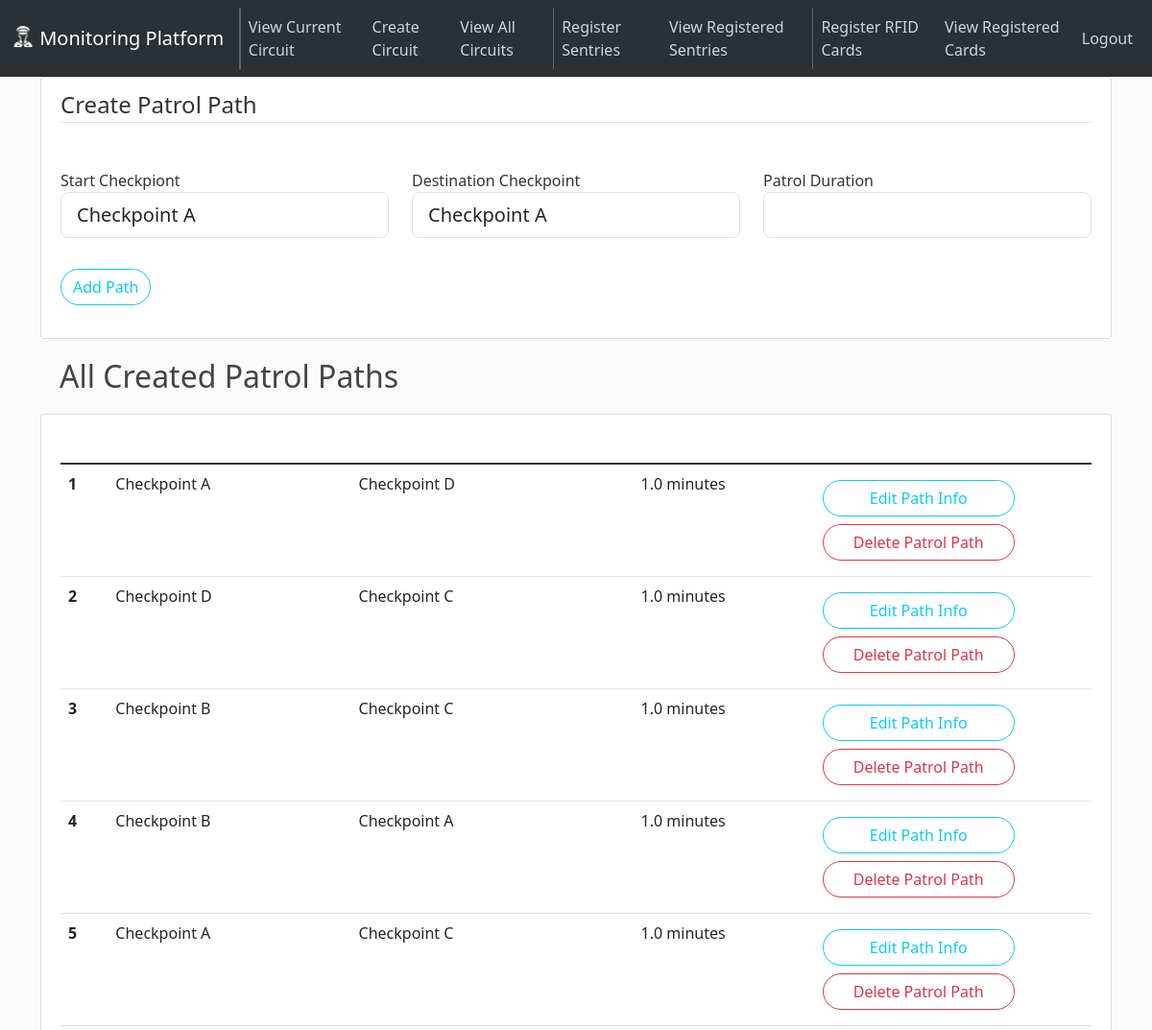
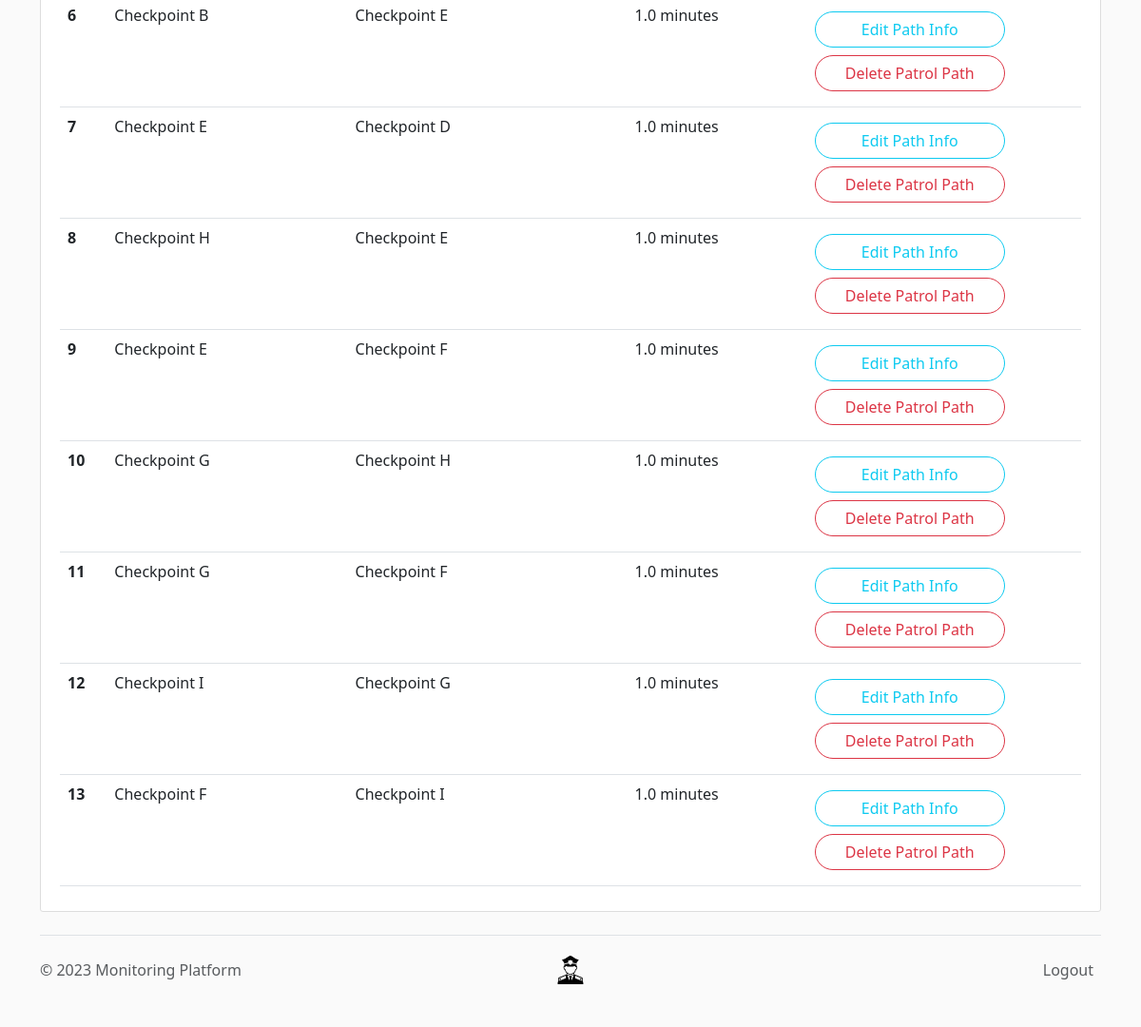
Before: /paths (signed in) with the older database file (2 pictures, top to bottom).
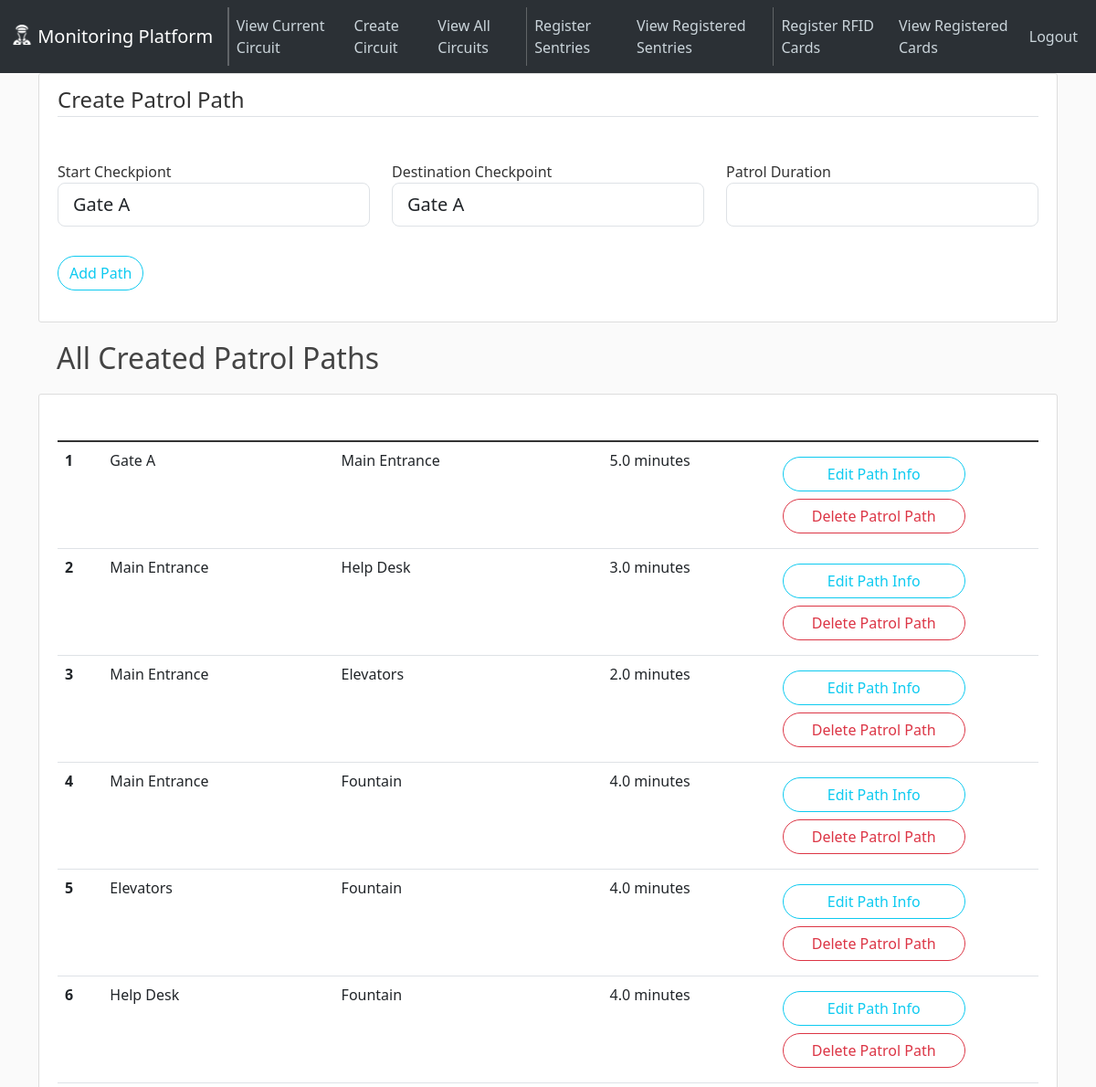
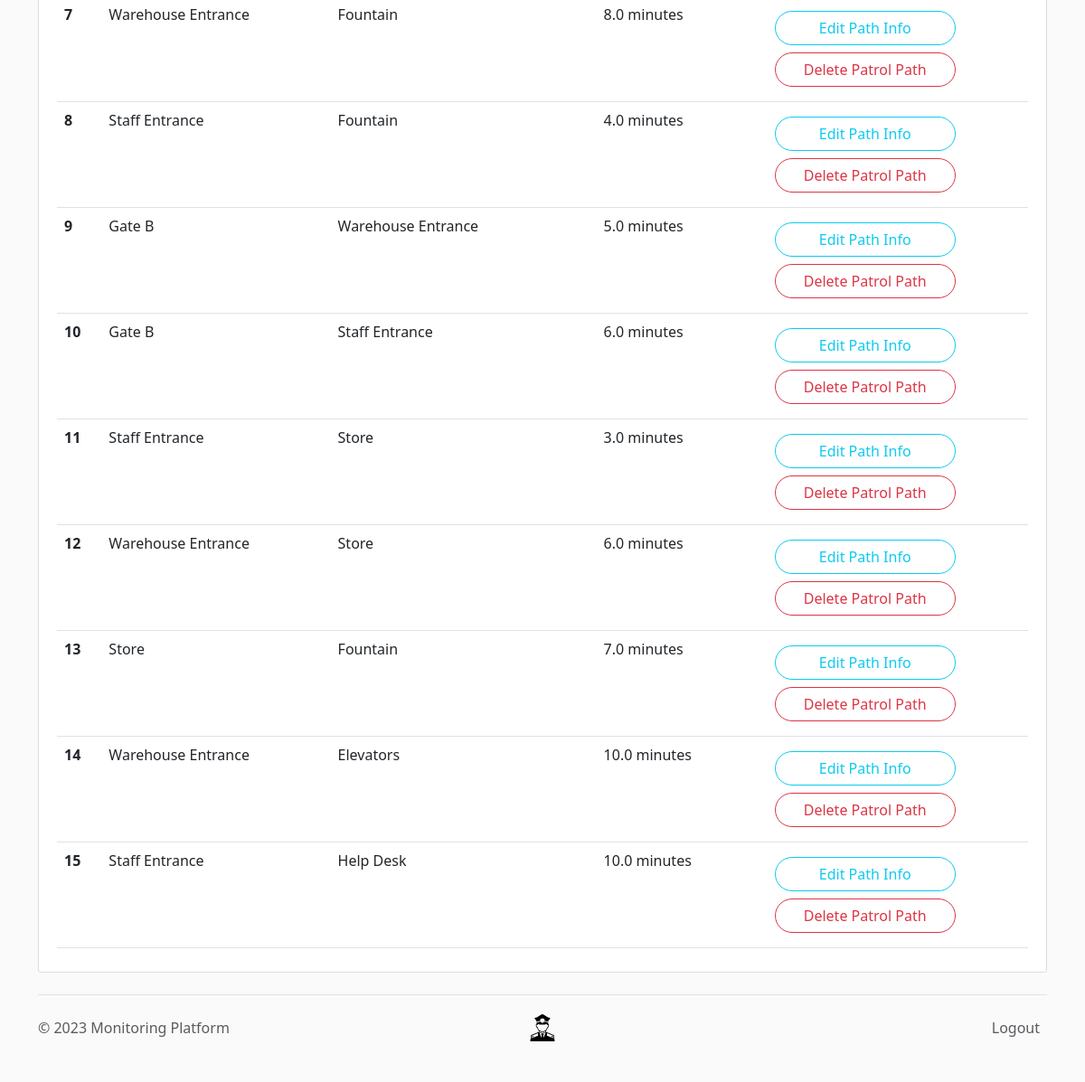
After: the same page with the newer database file (2 pictures, top to bottom).
### app/models.py (models this page shows, shortened)
class PatrolPath(db.Model):
    __tablename__ = "ptrl_paths"
    id = Column(Integer, primary_key=True, autoincrement=True)
    chkpt_src = Column(Integer, ForeignKey("checkpoints.id"), nullable=False)
    chkpt_dest = Column(Integer, ForeignKey("checkpoints.id"), nullable=False)
    duration = Column(Integer, nullable=False)
    __table_args__ = (UniqueConstraint("chkpt_src", "chkpt_dest", name="_ptrl_path_uc"),)

class Checkpoint(db.Model):
    __tablename__ = "checkpoints"
    id = Column(Integer, primary_key=True, autoincrement=True)
    name = Column(String(50), unique=True, nullable=False)
    patrol_paths_in = relationship(
        "PatrolPath",
        foreign_keys="PatrolPath.chkpt_src",
        backref="src_checkpoint",
        cascade="all, delete",
    )
    patrol_paths_out = relationship(
        "PatrolPath",
        foreign_keys="PatrolPath.chkpt_dest",
        backref="dest_checkpoint",
        cascade="all, delete",
    )

### app/routes.py (the view, shortened to what this page needs)
@app.route("/paths", methods=["GET", "POST"])
@login_required  # ensures that supervisor is logged in to access
def handle_path():
    all_paths = PatrolPath.query.all()
    form = PathCreationForm()
    return render_template(
        "create-patrol-path.html",
        title="Create Patrol Path",
        form=form,
        legend="Create Patrol Path",
        paths=all_paths,
    )

### app/forms.py (shortened to what this page needs)
class PathCreationForm(FlaskForm):
    start = QuerySelectField(
        "Start Checkpiont",
        query_factory=lambda: Checkpoint.query.all(),
        allow_blank=False,
        get_label="name",
        validators=[InputRequired()],
    )
    end = QuerySelectField(
        "Destination Checkpoint",
        query_factory=lambda: Checkpoint.query.all(),
        allow_blank=False,
        get_label="name",
        validators=[InputRequired()],
    )
    duration = IntegerField("Patrol Duration", validators=[InputRequired()])
    submit = SubmitField("Add Path")

### app/models.py (called while the page is built)
@login_manager.user_loader
def load_supervisor(supervisor_id):
    return Supervisor.query.get(int(supervisor_id))

### app/templates/create-patrol-path.html (shortened to what this page needs)
{% extends "layout.html" %} {% block content %}
<div class="content-section">
  <div class="center">
    <form method="POST" action="">
      <fieldset class="form-group">
        <legend class="border-bottom mb-4">{{ legend }}</legend>
        <div class="row">
          <div class="col-4 form-group my-4">
            {{ form.start.label(class="form-control-label") }} {% if
            form.start.errors %} {{ form.start(class="form-control
            form-control-lg is-invalid") }}
            <div class="invalid-feedback">
              {% for error in form.start.errors %}
              <span>{{ error }}</span>
              {% endfor %}
            </div>
            {% else %} {{ form.start(class="form-control form-control-lg")}} {%
            endif %}
          </div>
          <div class="col-4 form-group my-4">
            {{ form.end.label(class="form-control-label") }} {% if
            form.end.errors %} {{ form.end(class="form-control form-control-lg
            is-invalid") }}
            <div class="invalid-feedback">
              {% for error in form.end.errors %}
              <span>{{ error }}</span>
              {% endfor %}
            </div>
            {% else %} {{ form.end(class="form-control form-control-lg")}} {%
            endif %}
          </div>
          <div class="col-4 form-group my-4">
            {{ form.duration.label(class="form-control-label") }} {% if
            form.duration.errors %} {{ form.duration(class="form-control
            form-control-lg is-invalid") }}
            <div class="invalid-feedback">
              {% for error in form.duration.errors %}
              <span>{{ error }}</span>
              {% endfor %}
            </div>
            {% else %} {{ form.duration(class="form-control form-control-lg")}}
            {% endif %}
          </div>
        </div>
      </fieldset>
      <div class="form-group mt-2 mb-4">
        {{ form.submit(class="btn btn-outline-info rounded-pill") }}
      </div>
    </form>
  </div>
</div>
{% include 'view-all-paths.html' %} {% endblock content %}

### app/templates/view-all-paths.html (shortened to what this page needs)
<h2>All Created Patrol Paths</h2>
<article class="media content-section">
  <div class="media-body">
    <table class="table">
      <thead class="bg-steel">
        <tr>
          <th scope="col" style="color: white">#</th>
          <th scope="col" style="color: white">Starting Checkpoint</th>
          <th scope="col" style="color: white">Destination Checkpoint</th>
          <th scope="col" style="color: white">Patrol Duration</th>
          <th scope="col" style="color: white">Path Actions</th>
        </tr>
      </thead>
      <tbody class="table-group-divider">
        {% for path in paths %}
        <tr>
          <th scope="row">{{ loop.index }}</th>
          <td>{{ path.src_checkpoint.name }}</td>
          <td>{{ path.dest_checkpoint.name }}</td>
          <td>{{ (path.duration / 60) }} minutes</td>
          <td class="align-middle">
            <div class="row my-2" style="width: 200px">
              <a class="btn btn-outline-info rounded-pill" href="#"
                >Edit Path Info</a
              >
            </div>
            <div class="row my-2" style="width: 200px">
              <button
                type="button"
                class="btn btn-outline-danger rounded-pill"
                data-bs-toggle="modal"
                data-bs-target="#delete-path-{{ path.id }}"
              >
                Delete Patrol Path
              </button>
            </div>
          </td>
        </tr>
        {% endfor %}
      </tbody>
    </table>
  </div>
</article>

Changed rows visible on the page:
removed PatrolPath: src_checkpoint.name "Checkpoint I", dest_checkpoint.name "Checkpoint G", (path.duration/60) "1.0"
removed PatrolPath: src_checkpoint.name "Checkpoint F", dest_checkpoint.name "Checkpoint I", (path.duration/60) "1.0"
changed PatrolPath: src_checkpoint.name "Checkpoint A" → "Gate A"; dest_checkpoint.name "Checkpoint D" → "Main Entrance"; (path.duration/60) "1.0" → "5.0"
changed PatrolPath (number 2 of 15 on the later page): src_checkpoint.name "Checkpoint D" → "Main Entrance"; dest_checkpoint.name "Checkpoint C" → "Help Desk"; (path.duration/60) "1.0" → "3.0"
added PatrolPath: src_checkpoint.name "Main Entrance", dest_checkpoint.name "Elevators", (path.duration/60) "2.0"
changed PatrolPath (number 4 of 15 on the later page): src_checkpoint.name "Checkpoint B" → "Main Entrance"; dest_checkpoint.name "Checkpoint C" → "Fountain"; (path.duration/60) "1.0" → "4.0"
added PatrolPath: src_checkpoint.name "Elevators", dest_checkpoint.name "Fountain", (path.duration/60) "4.0"
added PatrolPath: src_checkpoint.name "Help Desk", dest_checkpoint.name "Fountain", (path.duration/60) "4.0"
changed PatrolPath (number 7 of 15 on the later page): src_checkpoint.name "Checkpoint B" → "Warehouse Entrance"; dest_checkpoint.name "Checkpoint A" → "Fountain"; (path.duration/60) "1.0" → "8.0"
changed PatrolPath (number 8 of 15 on the later page): src_checkpoint.name "Checkpoint A" → "Staff Entrance"; dest_checkpoint.name "Checkpoint C" → "Fountain"; (path.duration/60) "1.0" → "4.0"
added PatrolPath: src_checkpoint.name "Gate B", dest_checkpoint.name "Warehouse Entrance", (path.duration/60) "5.0"
changed PatrolPath (number 10 of 15 on the later page): src_checkpoint.name "Checkpoint B" → "Gate B"; dest_checkpoint.name "Checkpoint E" → "Staff Entrance"; (path.duration/60) "1.0" → "6.0"
changed PatrolPath (number 11 of 15 on the later page): src_checkpoint.name "Checkpoint E" → "Staff Entrance"; dest_checkpoint.name "Checkpoint D" → "Store"; (path.duration/60) "1.0" → "3.0"
changed PatrolPath (number 12 of 15 on the later page): src_checkpoint.name "Checkpoint H" → "Warehouse Entrance"; dest_checkpoint.name "Checkpoint E" → "Store"; (path.duration/60) "1.0" → "6.0"
changed PatrolPath (number 13 of 15 on the later page): src_checkpoint.name "Checkpoint E" → "Store"; dest_checkpoint.name "Checkpoint F" → "Fountain"; (path.duration/60) "1.0" → "7.0"
changed PatrolPath (number 14 of 15 on the later page): src_checkpoint.name "Checkpoint G" → "Warehouse Entrance"; dest_checkpoint.name "Checkpoint H" → "Elevators"; (path.duration/60) "1.0" → "10.0"
changed PatrolPath (number 15 of 15 on the later page): src_checkpoint.name "Checkpoint G" → "Staff Entrance"; dest_checkpoint.name "Checkpoint F" → "Help Desk"; (path.duration/60) "1.0" → "10.0"
Other visible differences:
form field start: "Checkpoint A" → "Gate A"
form field end: "Checkpoint A" → "Gate A"
